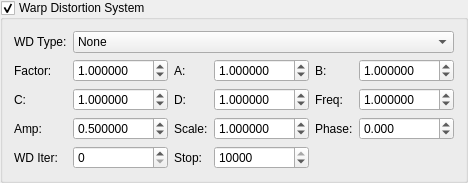
       <widget class="MyGroupBox" name="groupCheck_mutation_warp_dist_enabled">
        <property name="title">
         <string>Warp Distortion System</string>
        </property>
        <property name="checkable">
         <bool>true</bool>
        </property>
        <property name="checked">
         <bool>true</bool>
        </property>
        <layout class="QGridLayout" name="gridLayout_mutation_warp_dist">
         <item row="0" column="0">
          <widget class="QLabel" name="label_wd_type">
           <property name="text">
            <string>WD Type:</string>
           </property>
          </widget>
         </item>
         <item row="0" column="1" colspan="6">
          <widget class="QComboBox" name="comboBox_mutation_warp_dist_type">
           <item>
            <property name="text">
             <string>None</string>
            </property>
           </item>
           <item>
            <property name="text">
             <string>Sine X (Y-driven)</string>
            </property>
           </item>
           <item>
            <property name="text">
             <string>Sine Y (Z-driven)</string>
            </property>
           </item>
           <item>
            <property name="text">
             <string>Sine Z (X-driven)</string>
            </property>
           </item>
           <item>
            <property name="text">
             <string>3D Sine (all axes)</string>
            </property>
           </item>
           <item>
            <property name="text">
             <string>Cos-Sin Cross</string>
            </property>
           </item>
           <item>
            <property name="text">
             <string>Polar Warp</string>
            </property>
           </item>
           <item>
            <property name="text">
             <string>Spherical Warp</string>
            </property>
           </item>
           <item>
            <property name="text">
             <string>Curl Warp (3D)</string>
            </property>
           </item>
           <item>
            <property name="text">
             <string>Per-Axis Sine</string>
            </property>
           </item>
           <item>
            <property name="text">
             <string>Radial Pulse</string>
            </property>
           </item>
           <item>
            <property name="text">
             <string>Nested Sine</string>
            </property>
           </item>
           <item>
            <property name="text">
             <string>Nested Cos-Sine</string>
            </property>
           </item>
           <item>
            <property name="text">
             <string>Nested Sin-Cos</string>
            </property>
           </item>
           <item>
            <property name="text">
             <string>Compound Double</string>
            </property>
           </item>
           <item>
            <property name="text">
             <string>Cross-Product Sine</string>
            </property>
           </item>
           <item>
            <property name="text">
             <string>Recursive Noise</string>
            </property>
           </item>
           <item>
            <property name="text">
             <string>Cross-Trig 3D</string>
            </property>
           </item>
           <item>
            <property name="text">
             <string>Ratio Sine</string>
            </property>
           </item>
           <item>
            <property name="text">
             <string>Spherical Multi-Axis</string>
            </property>
           </item>
           <item>
            <property name="text">
             <string>Feedback Sum</string>
            </property>
           </item>
           <item>
            <property name="text">
             <string>Fractal Noise X (4-oct)</string>
            </property>
           </item>
           <item>
            <property name="text">
             <string>Fractal Noise Y (4-oct)</string>
            </property>
           </item>
           <item>
            <property name="text">
             <string>Fractal Noise Z (4-oct)</string>
            </property>
           </item>
           <item>
            <property name="text">
             <string>Fractal Noise 3D</string>
            </property>
           </item>
           <item>
            <property name="text">
             <string>Custom Octave 3D</string>
            </property>
           </item>
           <item>
            <property name="text">
             <string>Turbulence X</string>
            </property>
           </item>
           <item>
            <property name="text">
             <string>Turbulence Y</string>
            </property>
           </item>
           <item>
            <property name="text">
             <string>Turbulence Z</string>
            </property>
           </item>
           <item>
            <property name="text">
             <string>Turbulence 3D</string>
            </property>
           </item>
           <item>
            <property name="text">
             <string>Ridged Noise</string>
            </property>
           </item>
          </widget>
         </item>
         <item row="1" column="0">
          <widget class="QLabel" name="label_wd_factor">
           <property name="text">
            <string>Factor:</string>
           </property>
          </widget>
         </item>
         <item row="1" column="1">
          <widget class="MyDoubleSpinBox" name="spinbox_mutation_wd_factor">
           <property name="minimum">
            <double>-100.0</double>
           </property>
           <property name="maximum">
            <double>100.0</double>
           </property>
           <property name="singleStep">
            <double>0.1</double>
           </property>
           <property name="value">
            <double>1.0</double>
           </property>
           <property name="decimals">
            <number>6</number>
           </property>
          </widget>
         </item>
         <item row="1" column="2">
          <widget class="QLabel" name="label_wd_param_a">
           <property name="text">
            <string>A:</string>
           </property>
          </widget>
         </item>
         <item row="1" column="3">
          <widget class="MyDoubleSpinBox" name="spinbox_mutation_wd_param_a">
           <property name="minimum">
            <double>-100.0</double>
           </property>
           <property name="maximum">
            <double>100.0</double>
           </property>
           <property name="singleStep">
            <double>0.1</double>
           </property>
           <property name="value">
            <double>1.0</double>
           </property>
           <property name="decimals">
            <number>6</number>
           </property>
          </widget>
         </item>
         <item row="1" column="4">
          <widget class="QLabel" name="label_wd_param_b">
           <property name="text">
            <string>B:</string>
           </property>
          </widget>
         </item>
         <item row="1" column="5" colspan="2">
          <widget class="MyDoubleSpinBox" name="spinbox_mutation_wd_param_b">
           <property name="minimum">
            <double>-100.0</double>
           </property>
           <property name="maximum">
            <double>100.0</double>
           </property>
           <property name="singleStep">
            <double>0.1</double>
           </property>
           <property name="value">
            <double>1.0</double>
           </property>
           <property name="decimals">
            <number>6</number>
           </property>
          </widget>
         </item>
         <item row="2" column="0">
          <widget class="QLabel" name="label_wd_param_c">
           <property name="text">
            <string>C:</string>
           </property>
          </widget>
         </item>
         <item row="2" column="1">
          <widget class="MyDoubleSpinBox" name="spinbox_mutation_wd_param_c">
           <property name="minimum">
            <double>-100.0</double>
           </property>
           <property name="maximum">
            <double>100.0</double>
           </property>
           <property name="singleStep">
            <double>0.1</double>
           </property>
           <property name="value">
            <double>1.0</double>
           </property>
           <property name="decimals">
            <number>6</number>
           </property>
          </widget>
         </item>
         <item row="2" column="2">
          <widget class="QLabel" name="label_wd_param_d">
           <property name="text">
            <string>D:</string>
           </property>
          </widget>
         </item>
         <item row="2" column="3">
          <widget class="MyDoubleSpinBox" name="spinbox_mutation_wd_param_d">
           <property name="minimum">
            <double>-100.0</double>
           </property>
           <property name="maximum">
            <double>100.0</double>
           </property>
           <property name="singleStep">
            <double>0.1</double>
           </property>
           <property name="value">
            <double>1.0</double>
           </property>
           <property name="decimals">
            <number>6</number>
           </property>
          </widget>
         </item>
         <item row="2" column="4">
          <widget class="QLabel" name="label_wd_freq">
           <property name="text">
            <string>Freq:</string>
           </property>
          </widget>
         </item>
         <item row="2" column="5" colspan="2">
          <widget class="MyDoubleSpinBox" name="spinbox_mutation_wd_freq">
           <property name="minimum">
            <double>0.001</double>
           </property>
           <property name="maximum">
            <double>100.0</double>
           </property>
           <property name="singleStep">
            <double>0.1</double>
           </property>
           <property name="value">
            <double>1.0</double>
           </property>
           <property name="decimals">
            <number>6</number>
           </property>
          </widget>
         </item>
         <item row="3" column="0">
          <widget class="QLabel" name="label_wd_amp">
           <property name="text">
            <string>Amp:</string>
           </property>
          </widget>
         </item>
         <item row="3" column="1">
          <widget class="MyDoubleSpinBox" name="spinbox_mutation_wd_amp">
           <property name="minimum">
            <double>-10.0</double>
           </property>
           <property name="maximum">
            <double>10.0</double>
           </property>
           <property name="singleStep">
            <double>0.01</double>
           </property>
           <property name="value">
            <double>0.5</double>
           </property>
           <property name="decimals">
            <number>6</number>
           </property>
          </widget>
         </item>
         <item row="3" column="2">
          <widget class="QLabel" name="label_wd_scale">
           <property name="text">
            <string>Scale:</string>
           </property>
          </widget>
         </item>
         <item row="3" column="3">
          <widget class="MyDoubleSpinBox" name="spinbox_mutation_wd_scale">
           <property name="minimum">
            <double>-100.0</double>
           </property>
           <property name="maximum">
            <double>100.0</double>
           </property>
           <property name="singleStep">
            <double>0.1</double>
           </property>
           <property name="value">
            <double>1.0</double>
           </property>
           <property name="decimals">
            <number>6</number>
           </property>
          </widget>
         </item>
         <item row="3" column="4">
          <widget class="QLabel" name="label_wd_phase">
           <property name="text">
            <string>Phase:</string>
           </property>
          </widget>
         </item>
         <item row="3" column="5" colspan="2">
          <widget class="MyDoubleSpinBox" name="spinbox_mutation_wd_phase">
           <property name="minimum">
            <double>-360.0</double>
           </property>
           <property name="maximum">
            <double>360.0</double>
           </property>
           <property name="singleStep">
            <double>1.0</double>
           </property>
           <property name="value">
            <double>0.0</double>
           </property>
           <property name="decimals">
            <number>3</number>
           </property>
          </widget>
         </item>
         <item row="4" column="0">
          <widget class="QLabel" name="label_wd_iter">
           <property name="text">
            <string>WD Iter:</string>
           </property>
          </widget>
         </item>
         <item row="4" column="1">
          <widget class="MySpinBox" name="spinboxInt_mutation_wd_iter_start">
           <property name="minimum">
            <number>0</number>
           </property>
           <property name="maximum">
            <number>10000</number>
           </property>
           <property name="value">
            <number>0</number>
           </property>
          </widget>
         </item>
         <item row="4" column="2">
          <widget class="QLabel" name="label_wd_iter_stop">
           <property name="text">
            <string>Stop:</string>
           </property>
          </widget>
         </item>
         <item row="4" column="3">
          <widget class="MySpinBox" name="spinboxInt_mutation_wd_iter_stop">
           <property name="minimum">
            <number>0</number>
           </property>
           <property name="maximum">
            <number>10000</number>
           </property>
           <property name="value">
            <number>10000</number>
           </property>
          </widget>
         </item>
        </layout>
       </widget>
